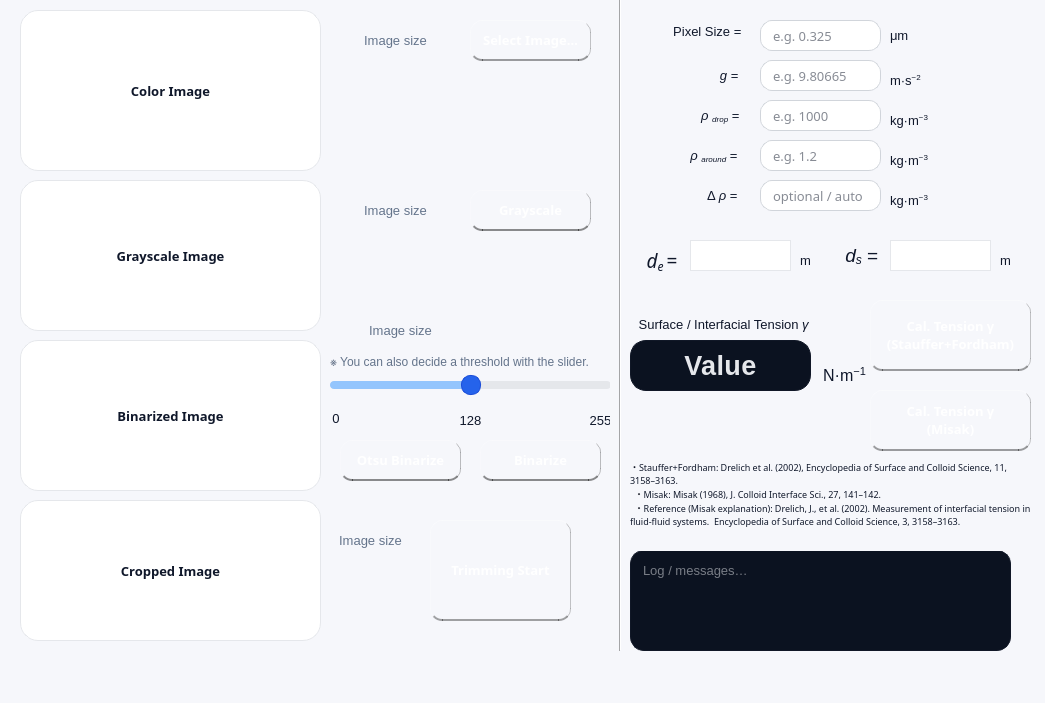
 <widget class="QMainWindow" name="MainWindow">
  <property name="geometry">
   <rect>
    <x>0</x>
    <y>0</y>
    <width>1045</width>
    <height>703</height>
   </rect>
  </property>
  <property name="font">
   <font>
    <family>Noto Sans JP</family>
    <pointsize>10</pointsize>
   </font>
  </property>
  <property name="windowTitle">
   <string>Interfacial Tension Analyzer</string>
  </property>
  <property name="styleSheet">
   <string notr="true">
/* ===== Base ===== */
QWidget{
  font-family: &quot;Noto Sans JP&quot;;
  font-size: 10pt;
  color: #0F172A;            /* slate-900 */
  background: #F6F7FB;       /* soft app background */
}

/* ===== Card-like labels (image previews, de/ds boxes) ===== */
QLabel#labelImage,
QLabel#labelGrayscaleImage,
QLabel#labelBinaryImage,
QLabel#labelCroppedImage,
QLabel#labelDe,
QLabel#labelDs{
  background: #FFFFFF;
  border: 1px solid #E5E7EB; /* gray-200 */
  border-radius: 16px;
  padding: 8px;
}

/* Make preview frames look premium */
QLabel#labelImage,
QLabel#labelGrayscaleImage,
QLabel#labelBinaryImage,
QLabel#labelCroppedImage{
  border-radius: 18px;
}

/* Helper labels */
QLabel#labelImageSize,
QLabel#labelGrayScaledImageSize,
QLabel#labelBinarizedImageSize,
QLabel#labelCroppedImageSize,
QLabel#label_6{
  color: #64748B;            /* slate-500 */
}

/* ===== Tension readout ===== */
QLabel#labelTensionValue{
  background: #0B1220;       /* deep navy */
  color: #E5E7EB;            /* gray-200 */
  border: 1px solid #111827;
  border-radius: 16px;
  padding: 8px 10px;
  font-size: 20pt;
  font-weight: 700;
  letter-spacing: 0.4px;
}

/* =======================================================================
   Buttons: depth + slight glass highlight (keep your color palette)
   - 立体感：上が少し明るい / 下が少し暗い（同系色の範囲）
   - 透明感：上面の薄いハイライト（border + gradient）
   - 押下：沈み込み（border/padding変化）
   ======================================================================= */

/* ----- Common button base (applies to all buttons) ----- */
QPushButton{
  color: #FFFFFF;
  font-weight: 700;
  border-radius: 12px;

  /* base size */
  padding: 9px 12px;

  /* Default (your original was #111827). Use a subtle gradient in same family. */
  background: qlineargradient(x1:0, y1:0, x2:0, y2:1,
                              stop:0 #1F2937, stop:0.45 #111827, stop:1 #0B1220);

  /* Glass highlight / bevel edges */
  border-top: 1px solid rgba(255,255,255,0.28);
  border-left: 1px solid rgba(255,255,255,0.18);
  border-right: 1px solid rgba(0,0,0,0.25);
  border-bottom: 2px solid rgba(0,0,0,0.45);
}

QPushButton:hover{
  /* slightly brighter top highlight */
  background: qlineargradient(x1:0, y1:0, x2:0, y2:1,
                              stop:0 #263449, stop:0.45 #111827, stop:1 #070C16);
  border-top: 1px solid rgba(255,255,255,0.34);
}

QPushButton:pressed{
  /* sunken look */
  background: qlineargradient(x1:0, y1:0, x2:0, y2:1,
                              stop:0 #0B1220, stop:0.55 #050814, stop:1 #000000);

  border-top: 2px solid rgba(0,0,0,0.55);
  border-left: 1px solid rgba(0,0,0,0.40);
  border-right: 1px solid rgba(0,0,0,0.40);
  border-bottom: 1px solid rgba(255,255,255,0.10);

  /* tiny press shift */
  padding-top: 10px;
  padding-bottom: 8px;
}

/* Focus ring (控えめ) */
QPushButton:focus{
  /* 既存の立体感を壊さず、うっすら輪郭だけ */
  border-top: 1px solid rgba(255,255,255,0.30);
  border-left: 1px solid rgba(255,255,255,0.20);
  border-right: 1px solid rgba(0,0,0,0.25);
  border-bottom: 2px solid rgba(0,0,0,0.45);
}

/* Disabled */
QPushButton:disabled{
  color: rgba(255,255,255,0.55);
  background: qlineargradient(x1:0, y1:0, x2:0, y2:1,
                              stop:0 #475569, stop:1 #334155);
  border-top: 1px solid rgba(255,255,255,0.18);
  border-left: 1px solid rgba(255,255,255,0.10);
  border-right: 1px solid rgba(0,0,0,0.18);
  border-bottom: 2px solid rgba(0,0,0,0.22);
}

/* ----- Primary action buttons (Blue-600 family 유지) ----- */
/* 元の指定色：background #2563EB / hover #1D4ED8 を “立体” にする */
QPushButton#pushButtonSelectImage,
QPushButton#pushButtonCalcTensionStaufferFordham,
QPushButton#pushButtonCalcTensionMisak{
  background: qlineargradient(x1:0, y1:0, x2:0, y2:1,
                              stop:0 #3B82F6, stop:0.45 #2563EB, stop:1 #1D4ED8);
  border-top: 1px solid rgba(255,255,255,0.35);
  border-left: 1px solid rgba(255,255,255,0.22);
  border-right: 1px solid rgba(0,0,0,0.22);
  border-bottom: 2px solid rgba(0,0,0,0.38);
}

QPushButton#pushButtonSelectImage:hover,
QPushButton#pushButtonCalcTensionStaufferFordham:hover,
QPushButton#pushButtonCalcTensionMisak:hover{
  background: qlineargradient(x1:0, y1:0, x2:0, y2:1,
                              stop:0 #4F8DF7, stop:0.45 #1D4ED8, stop:1 #1E40AF);
  border-top: 1px solid rgba(255,255,255,0.42);
}

QPushButton#pushButtonSelectImage:pressed,
QPushButton#pushButtonCalcTensionStaufferFordham:pressed,
QPushButton#pushButtonCalcTensionMisak:pressed{
  background: qlineargradient(x1:0, y1:0, x2:0, y2:1,
                              stop:0 #1D4ED8, stop:0.55 #1E40AF, stop:1 #1E3A8A);
}

/* ----- Accent: Trim (Emerald family 유지) ----- */
/* 元の指定色：background #10B981 / hover #059669 を “立体” にする */
QPushButton#pushButtonTrim{
  background: qlineargradient(x1:0, y1:0, x2:0, y2:1,
                              stop:0 #34D399, stop:0.45 #10B981, stop:1 #059669);
  border-top: 1px solid rgba(255,255,255,0.36);
  border-left: 1px solid rgba(255,255,255,0.22);
  border-right: 1px solid rgba(0,0,0,0.22);
  border-bottom: 2px solid rgba(0,0,0,0.36);
}
QPushButton#pushButtonTrim:hover{
  background: qlineargradient(x1:0, y1:0, x2:0, y2:1,
                              stop:0 #4AE0AE, stop:0.45 #059669, stop:1 #047857);
  border-top: 1px solid rgba(255,255,255,0.44);
}
QPushButton#pushButtonTrim:pressed{
  background: qlineargradient(x1:0, y1:0, x2:0, y2:1,
                              stop:0 #059669, stop:0.55 #047857, stop:1 #065F46);
}

/* ===== Line edits ===== */
QLineEdit{
  background:#FFFFFF;
  border:1px solid #D1D5DB;  /* gray-300 */
  border-radius:12px;
  padding:6px 10px;
  selection-background-color:#2563EB;
}
QLineEdit:focus{
  border:2px solid #2563EB;
  padding:5px 9px;           /* keep size stable */
}

/* ===== Slider ===== */
QSlider::groove:horizontal{
  height:8px;
  background:#E5E7EB;
  border-radius:4px;
}
QSlider::sub-page:horizontal{
  background:#93C5FD;        /* light blue */
  border-radius:4px;
}
QSlider::handle:horizontal{
  width:18px;
  margin:-6px 0;
  border-radius:9px;
  background:#2563EB;
  border:1px solid #1D4ED8;
}

/* ===== Log viewer ===== */
QPlainTextEdit{
  background:#0B1220;
  color:#E5E7EB;
  border:1px solid #111827;
  border-radius:14px;
  padding:8px;
  font-family:&quot;Noto Sans Mono&quot;;
  font-size:9.5pt;
}
   </string>
  </property>
  <widget class="QWidget" name="centralwidget">
   <widget class="QPushButton" name="pushButtonSelectImage">
    <property name="geometry">
     <rect>
      <x>470</x>
      <y>20</y>
      <width>121</width>
      <height>41</height>
     </rect>
    </property>
    <property name="font">
     <font>
      <family>Noto Sans JP</family>
      <pointsize>10</pointsize>
      <bold>true</bold>
     </font>
    </property>
    <property name="text">
     <string>Select Image…</string>
    </property>
   </widget>
   <widget class="QLabel" name="labelImage">
    <property name="geometry">
     <rect>
      <x>20</x>
      <y>10</y>
      <width>301</width>
      <height>161</height>
     </rect>
    </property>
    <property name="font">
     <font>
      <family>Noto Sans JP</family>
      <pointsize>10</pointsize>
      <bold>true</bold>
     </font>
    </property>
    <property name="frameShape">
     <enum>QFrame::Shape::Box</enum>
    </property>
    <property name="frameShadow">
     <enum>QFrame::Shadow::Raised</enum>
    </property>
    <property name="text">
     <string>Color Image</string>
    </property>
    <property name="alignment">
     <set>Qt::AlignmentFlag::AlignCenter</set>
    </property>
   </widget>
   <widget class="QLabel" name="labelImageSize">
    <property name="geometry">
     <rect>
      <x>350</x>
      <y>30</y>
      <width>91</width>
      <height>20</height>
     </rect>
    </property>
    <property name="text">
     <string>Image size</string>
    </property>
    <property name="alignment">
     <set>Qt::AlignmentFlag::AlignCenter</set>
    </property>
   </widget>
   <widget class="QPushButton" name="pushButtonGrayscale">
    <property name="geometry">
     <rect>
      <x>470</x>
      <y>190</y>
      <width>121</width>
      <height>41</height>
     </rect>
    </property>
    <property name="font">
     <font>
      <family>Noto Sans JP</family>
      <pointsize>10</pointsize>
      <bold>true</bold>
     </font>
    </property>
    <property name="text">
     <string>Grayscale</string>
    </property>
   </widget>
   <widget class="QLabel" name="labelGrayscaleImage">
    <property name="geometry">
     <rect>
      <x>20</x>
      <y>180</y>
      <width>301</width>
      <height>151</height>
     </rect>
    </property>
    <property name="font">
     <font>
      <family>Noto Sans JP</family>
      <pointsize>10</pointsize>
      <bold>true</bold>
     </font>
    </property>
    <property name="frameShape">
     <enum>QFrame::Shape::Box</enum>
    </property>
    <property name="frameShadow">
     <enum>QFrame::Shadow::Raised</enum>
    </property>
    <property name="text">
     <string>Grayscale Image</string>
    </property>
    <property name="alignment">
     <set>Qt::AlignmentFlag::AlignCenter</set>
    </property>
   </widget>
   <widget class="QLabel" name="labelGrayScaledImageSize">
    <property name="geometry">
     <rect>
      <x>350</x>
      <y>200</y>
      <width>91</width>
      <height>20</height>
     </rect>
    </property>
    <property name="text">
     <string>Image size</string>
    </property>
    <property name="alignment">
     <set>Qt::AlignmentFlag::AlignCenter</set>
    </property>
   </widget>
   <widget class="QLabel" name="labelBinaryImage">
    <property name="geometry">
     <rect>
      <x>20</x>
      <y>340</y>
      <width>301</width>
      <height>151</height>
     </rect>
    </property>
    <property name="font">
     <font>
      <family>Noto Sans JP</family>
      <pointsize>10</pointsize>
      <bold>true</bold>
     </font>
    </property>
    <property name="frameShape">
     <enum>QFrame::Shape::Box</enum>
    </property>
    <property name="frameShadow">
     <enum>QFrame::Shadow::Raised</enum>
    </property>
    <property name="text">
     <string>Binarized Image</string>
    </property>
    <property name="alignment">
     <set>Qt::AlignmentFlag::AlignCenter</set>
    </property>
   </widget>
   <widget class="QLabel" name="labelBinarizedImageSize">
    <property name="geometry">
     <rect>
      <x>360</x>
      <y>320</y>
      <width>81</width>
      <height>20</height>
     </rect>
    </property>
    <property name="text">
     <string>Image size</string>
    </property>
    <property name="alignment">
     <set>Qt::AlignmentFlag::AlignCenter</set>
    </property>
   </widget>
   <widget class="QLabel" name="label_6">
    <property name="geometry">
     <rect>
      <x>330</x>
      <y>350</y>
      <width>291</width>
      <height>21</height>
     </rect>
    </property>
    <property name="styleSheet">
     <string notr="true">font-size: 9pt;</string>
    </property>
    <property name="text">
     <string>※ You can also decide a threshold with the slider.</string>
    </property>
   </widget>
   <widget class="QSlider" name="sliderThreshold">
    <property name="geometry">
     <rect>
      <x>330</x>
      <y>370</y>
      <width>281</width>
      <height>31</height>
     </rect>
    </property>
    <property name="maximum">
     <number>255</number>
    </property>
    <property name="sliderPosition">
     <number>128</number>
    </property>
    <property name="orientation">
     <enum>Qt::Orientation::Horizontal</enum>
    </property>
    <property name="tickPosition">
     <enum>QSlider::TickPosition::TicksBothSides</enum>
    </property>
    <property name="tickInterval">
     <number>16</number>
    </property>
   </widget>
   <widget class="QLabel" name="label">
    <property name="geometry">
     <rect>
      <x>326</x>
      <y>410</y>
      <width>20</width>
      <height>16</height>
     </rect>
    </property>
    <property name="text">
     <string>0</string>
    </property>
    <property name="alignment">
     <set>Qt::AlignmentFlag::AlignCenter</set>
    </property>
   </widget>
   <widget class="QLabel" name="label_2">
    <property name="geometry">
     <rect>
      <x>450</x>
      <y>410</y>
      <width>41</width>
      <height>20</height>
     </rect>
    </property>
    <property name="text">
     <string>128</string>
    </property>
    <property name="alignment">
     <set>Qt::AlignmentFlag::AlignCenter</set>
    </property>
   </widget>
   <widget class="QLabel" name="label_3">
    <property name="geometry">
     <rect>
      <x>580</x>
      <y>410</y>
      <width>41</width>
      <height>20</height>
     </rect>
    </property>
    <property name="text">
     <string>255</string>
    </property>
    <property name="alignment">
     <set>Qt::AlignmentFlag::AlignCenter</set>
    </property>
   </widget>
   <widget class="QPushButton" name="pushButtonOtsuBinarize">
    <property name="geometry">
     <rect>
      <x>340</x>
      <y>440</y>
      <width>121</width>
      <height>41</height>
     </rect>
    </property>
    <property name="font">
     <font>
      <family>Noto Sans JP</family>
      <pointsize>10</pointsize>
      <bold>true</bold>
     </font>
    </property>
    <property name="text">
     <string>Otsu Binarize</string>
    </property>
   </widget>
   <widget class="QPushButton" name="pushButtonBinary">
    <property name="geometry">
     <rect>
      <x>480</x>
      <y>440</y>
      <width>121</width>
      <height>41</height>
     </rect>
    </property>
    <property name="font">
     <font>
      <family>Noto Sans JP</family>
      <pointsize>10</pointsize>
      <bold>true</bold>
     </font>
    </property>
    <property name="text">
     <string>Binarize</string>
    </property>
   </widget>
   <widget class="QLabel" name="labelCroppedImage">
    <property name="geometry">
     <rect>
      <x>20</x>
      <y>500</y>
      <width>301</width>
      <height>141</height>
     </rect>
    </property>
    <property name="font">
     <font>
      <family>Noto Sans JP</family>
      <pointsize>10</pointsize>
      <bold>true</bold>
     </font>
    </property>
    <property name="frameShape">
     <enum>QFrame::Shape::Box</enum>
    </property>
    <property name="frameShadow">
     <enum>QFrame::Shadow::Raised</enum>
    </property>
    <property name="text">
     <string>Cropped Image</string>
    </property>
    <property name="alignment">
     <set>Qt::AlignmentFlag::AlignCenter</set>
    </property>
   </widget>
   <widget class="QLabel" name="labelCroppedImageSize">
    <property name="geometry">
     <rect>
      <x>330</x>
      <y>530</y>
      <width>81</width>
      <height>20</height>
     </rect>
    </property>
    <property name="text">
     <string>Image size</string>
    </property>
    <property name="alignment">
     <set>Qt::AlignmentFlag::AlignCenter</set>
    </property>
   </widget>
   <widget class="QPushButton" name="pushButtonTrim">
    <property name="geometry">
     <rect>
      <x>430</x>
      <y>520</y>
      <width>141</width>
      <height>101</height>
     </rect>
    </property>
    <property name="font">
     <font>
      <family>Noto Sans JP</family>
      <pointsize>10</pointsize>
      <bold>true</bold>
     </font>
    </property>
    <property name="text">
     <string>Trimming Start</string>
    </property>
   </widget>
   <widget class="Line" name="line">
    <property name="geometry">
     <rect>
      <x>610</x>
      <y>-20</y>
      <width>20</width>
      <height>671</height>
     </rect>
    </property>
    <property name="orientation">
     <enum>Qt::Orientation::Vertical</enum>
    </property>
   </widget>
   <widget class="QLabel" name="labelPixelSize">
    <property name="geometry">
     <rect>
      <x>654</x>
      <y>21</y>
      <width>91</width>
      <height>21</height>
     </rect>
    </property>
    <property name="text">
     <string>Pixel Size = </string>
    </property>
    <property name="alignment">
     <set>Qt::AlignmentFlag::AlignRight|Qt::AlignmentFlag::AlignTrailing|Qt::AlignmentFlag::AlignVCenter</set>
    </property>
   </widget>
   <widget class="QLineEdit" name="lineEditPixelSize">
    <property name="geometry">
     <rect>
      <x>760</x>
      <y>20</y>
      <width>121</width>
      <height>31</height>
     </rect>
    </property>
    <property name="font">
     <font>
      <family>Noto Sans JP</family>
      <pointsize>10</pointsize>
     </font>
    </property>
    <property name="placeholderText">
     <string>e.g. 0.325</string>
    </property>
   </widget>
   <widget class="QLabel" name="labelPixelSizeUnit">
    <property name="geometry">
     <rect>
      <x>890</x>
      <y>20</y>
      <width>31</width>
      <height>31</height>
     </rect>
    </property>
    <property name="text">
     <string>μm</string>
    </property>
    <property name="alignment">
     <set>Qt::AlignmentFlag::AlignLeading|Qt::AlignmentFlag::AlignLeft|Qt::AlignmentFlag::AlignVCenter</set>
    </property>
   </widget>
   <widget class="QLabel" name="labelG">
    <property name="geometry">
     <rect>
      <x>701</x>
      <y>60</y>
      <width>41</width>
      <height>31</height>
     </rect>
    </property>
    <property name="text">
     <string>&lt;html&gt;&lt;head/&gt;&lt;body&gt;
&lt;p align=&quot;right&quot;&gt;
&lt;span style=&quot;font-family:'STIX Two Text','Cambria Math','Times New Roman'; font-style:italic;&quot;&gt;g&lt;/span&gt; =
&lt;/p&gt;
&lt;/body&gt;&lt;/html&gt;</string>
    </property>
    <property name="textFormat">
     <enum>Qt::TextFormat::RichText</enum>
    </property>
    <property name="alignment">
     <set>Qt::AlignmentFlag::AlignRight|Qt::AlignmentFlag::AlignTrailing|Qt::AlignmentFlag::AlignVCenter</set>
    </property>
   </widget>
   <widget class="QLineEdit" name="lineEditG">
    <property name="geometry">
     <rect>
      <x>760</x>
      <y>60</y>
      <width>121</width>
      <height>31</height>
     </rect>
    </property>
    <property name="font">
     <font>
      <family>Noto Sans JP</family>
      <pointsize>10</pointsize>
     </font>
    </property>
    <property name="placeholderText">
     <string>e.g. 9.80665</string>
    </property>
   </widget>
   <widget class="QLabel" name="labelGUnit">
    <property name="geometry">
     <rect>
      <x>890</x>
      <y>60</y>
      <width>61</width>
      <height>41</height>
     </rect>
    </property>
    <property name="text">
     <string>&lt;html&gt;&lt;head/&gt;&lt;body&gt;
&lt;p&gt;m·s&lt;sup&gt;&lt;span style=&quot;font-family:'STIX Two Text','Cambria Math','Times New Roman';&quot;&gt;−2&lt;/span&gt;&lt;/sup&gt;&lt;/p&gt;
&lt;/body&gt;&lt;/html&gt;</string>
    </property>
    <property name="textFormat">
     <enum>Qt::TextFormat::RichText</enum>
    </property>
    <property name="alignment">
     <set>Qt::AlignmentFlag::AlignLeading|Qt::AlignmentFlag::AlignLeft|Qt::AlignmentFlag::AlignVCenter</set>
    </property>
   </widget>
   <widget class="QLabel" name="labelDDrop">
    <property name="geometry">
     <rect>
      <x>690</x>
      <y>100</y>
      <width>53</width>
      <height>31</height>
     </rect>
    </property>
    <property name="text">
     <string>&lt;html&gt;&lt;head/&gt;&lt;body&gt;
&lt;p align=&quot;right&quot;&gt;
&lt;span style=&quot;font-family:'STIX Two Text','Cambria Math','Times New Roman'; font-style:italic;&quot;&gt;ρ&lt;/span&gt;
&lt;sub&gt;&lt;span style=&quot;font-family:'STIX Two Text','Cambria Math','Times New Roman'; font-style:italic;&quot;&gt;drop&lt;/span&gt;&lt;/sub&gt; =
&lt;/p&gt;
&lt;/body&gt;&lt;/html&gt;</string>
    </property>
    <property name="textFormat">
     <enum>Qt::TextFormat::RichText</enum>
    </property>
    <property name="alignment">
     <set>Qt::AlignmentFlag::AlignRight|Qt::AlignmentFlag::AlignTrailing|Qt::AlignmentFlag::AlignVCenter</set>
    </property>
   </widget>
   <widget class="QLineEdit" name="lineEditRhoDrop">
    <property name="geometry">
     <rect>
      <x>760</x>
      <y>100</y>
      <width>121</width>
      <height>31</height>
     </rect>
    </property>
    <property name="font">
     <font>
      <family>Noto Sans JP</family>
      <pointsize>10</pointsize>
     </font>
    </property>
    <property name="placeholderText">
     <string>e.g. 1000</string>
    </property>
   </widget>
   <widget class="QLabel" name="labelDDropUnit">
    <property name="geometry">
     <rect>
      <x>890</x>
      <y>100</y>
      <width>61</width>
      <height>41</height>
     </rect>
    </property>
    <property name="text">
     <string>&lt;html&gt;&lt;head/&gt;&lt;body&gt;
&lt;p&gt;kg·m&lt;sup&gt;&lt;span style=&quot;font-family:'STIX Two Text','Cambria Math','Times New Roman';&quot;&gt;−3&lt;/span&gt;&lt;/sup&gt;&lt;/p&gt;
&lt;/body&gt;&lt;/html&gt;</string>
    </property>
    <property name="textFormat">
     <enum>Qt::TextFormat::RichText</enum>
    </property>
   </widget>
   <widget class="QLabel" name="labelDAround">
    <property name="geometry">
     <rect>
      <x>650</x>
      <y>140</y>
      <width>91</width>
      <height>31</height>
     </rect>
    </property>
    <property name="text">
     <string>&lt;html&gt;&lt;head/&gt;&lt;body&gt;
&lt;p align=&quot;right&quot;&gt;
&lt;span style=&quot;font-family:'STIX Two Text','Cambria Math','Times New Roman'; font-style:italic;&quot;&gt;ρ&lt;/span&gt;
&lt;sub&gt;&lt;span style=&quot;font-family:'STIX Two Text','Cambria Math','Times New Roman'; font-style:italic;&quot;&gt;around&lt;/span&gt;&lt;/sub&gt; =
&lt;/p&gt;
&lt;/body&gt;&lt;/html&gt;</string>
    </property>
    <property name="textFormat">
     <enum>Qt::TextFormat::RichText</enum>
    </property>
    <property name="alignment">
     <set>Qt::AlignmentFlag::AlignRight|Qt::AlignmentFlag::AlignTrailing|Qt::AlignmentFlag::AlignVCenter</set>
    </property>
   </widget>
   <widget class="QLineEdit" name="lineEditRhoAround">
    <property name="geometry">
     <rect>
      <x>760</x>
      <y>140</y>
      <width>121</width>
      <height>31</height>
     </rect>
    </property>
    <property name="font">
     <font>
      <family>Noto Sans JP</family>
      <pointsize>10</pointsize>
     </font>
    </property>
    <property name="placeholderText">
     <string>e.g. 1.2</string>
    </property>
   </widget>
   <widget class="QLabel" name="labelDAroundUnit">
    <property name="geometry">
     <rect>
      <x>890</x>
      <y>140</y>
      <width>61</width>
      <height>41</height>
     </rect>
    </property>
    <property name="text">
     <string>&lt;html&gt;&lt;head/&gt;&lt;body&gt;
&lt;p&gt;kg·m&lt;sup&gt;&lt;span style=&quot;font-family:'STIX Two Text','Cambria Math','Times New Roman';&quot;&gt;−3&lt;/span&gt;&lt;/sup&gt;&lt;/p&gt;
&lt;/body&gt;&lt;/html&gt;</string>
    </property>
    <property name="textFormat">
     <enum>Qt::TextFormat::RichText</enum>
    </property>
   </widget>
   <widget class="QLabel" name="labelDRho">
    <property name="geometry">
     <rect>
      <x>690</x>
      <y>180</y>
      <width>51</width>
      <height>31</height>
     </rect>
    </property>
    <property name="text">
     <string>&lt;html&gt;&lt;head/&gt;&lt;body&gt;
&lt;p align=&quot;right&quot;&gt;
&lt;span style=&quot;font-family:'STIX Two Text','Cambria Math','Times New Roman';&quot;&gt;Δ&lt;/span&gt;
&lt;span style=&quot;font-family:'STIX Two Text','Cambria Math','Times New Roman'; font-style:italic;&quot;&gt;ρ&lt;/span&gt; =
&lt;/p&gt;
&lt;/body&gt;&lt;/html&gt;</string>
    </property>
    <property name="textFormat">
     <enum>Qt::TextFormat::RichText</enum>
    </property>
    <property name="alignment">
     <set>Qt::AlignmentFlag::AlignRight|Qt::AlignmentFlag::AlignTrailing|Qt::AlignmentFlag::AlignVCenter</set>
    </property>
   </widget>
   <widget class="QLineEdit" name="lineEditDRho">
    <property name="geometry">
     <rect>
      <x>760</x>
      <y>180</y>
      <width>121</width>
      <height>31</height>
     </rect>
    </property>
    <property name="font">
     <font>
      <family>Noto Sans JP</family>
      <pointsize>10</pointsize>
     </font>
    </property>
    <property name="placeholderText">
     <string>optional / auto</string>
    </property>
   </widget>
   <widget class="QLabel" name="labelDRhoUnit">
    <property name="geometry">
     <rect>
      <x>890</x>
      <y>180</y>
      <width>61</width>
      <height>41</height>
     </rect>
    </property>
    <property name="text">
     <string>&lt;html&gt;&lt;head/&gt;&lt;body&gt;
&lt;p&gt;kg·m&lt;sup&gt;&lt;span style=&quot;font-family:'STIX Two Text','Cambria Math','Times New Roman';&quot;&gt;−3&lt;/span&gt;&lt;/sup&gt;&lt;/p&gt;
&lt;/body&gt;&lt;/html&gt;</string>
    </property>
    <property name="textFormat">
     <enum>Qt::TextFormat::RichText</enum>
    </property>
    <property name="alignment">
     <set>Qt::AlignmentFlag::AlignLeading|Qt::AlignmentFlag::AlignLeft|Qt::AlignmentFlag::AlignVCenter</set>
    </property>
   </widget>
   <widget class="QLabel" name="label_4">
    <property name="geometry">
     <rect>
      <x>640</x>
      <y>240</y>
      <width>49</width>
      <height>41</height>
     </rect>
    </property>
    <property name="font">
     <font>
      <family>Noto Sans JP</family>
      <pointsize>10</pointsize>
     </font>
    </property>
    <property name="text">
     <string>&lt;html&gt;&lt;head/&gt;&lt;body&gt;&lt;p align=&quot;center&quot;&gt;&lt;span style=&quot; font-family:'STIX Two Text','Cambria Math','Times New Roman'; font-size:14pt; font-style:italic;&quot;&gt;d&lt;/span&gt;&lt;span style=&quot; font-family:'STIX Two Text','Cambria Math','Times New Roman'; font-size:14pt; font-style:italic; vertical-align:sub;&quot;&gt;e &lt;/span&gt;&lt;span style=&quot; font-family:'STIX Two Text','Cambria Math','Times New Roman'; font-size:14pt;&quot;&gt;= &lt;/span&gt;&lt;/p&gt;&lt;/body&gt;&lt;/html&gt;</string>
    </property>
    <property name="textFormat">
     <enum>Qt::TextFormat::RichText</enum>
    </property>
    <property name="alignment">
     <set>Qt::AlignmentFlag::AlignCenter</set>
    </property>
   </widget>
   <widget class="QLabel" name="label_5">
    <property name="geometry">
     <rect>
      <x>840</x>
      <y>230</y>
      <width>49</width>
      <height>51</height>
     </rect>
    </property>
    <property name="text">
     <string>&lt;html&gt;&lt;head/&gt;&lt;body&gt;&lt;p align=&quot;center&quot;&gt;&lt;span style=&quot; font-family:'STIX Two Text','Cambria Math','Times New Roman'; font-size:14pt; font-style:italic;&quot;&gt;d&lt;/span&gt;&lt;span style=&quot; font-family:'STIX Two Text','Cambria Math','Times New Roman'; font-size:14pt; font-style:italic; vertical-align:sub;&quot;&gt;s&lt;/span&gt;&lt;span style=&quot; font-size:14pt;&quot;&gt;  = &lt;/span&gt;&lt;/p&gt;&lt;/body&gt;&lt;/html&gt;</string>
    </property>
    <property name="textFormat">
     <enum>Qt::TextFormat::RichText</enum>
    </property>
    <property name="alignment">
     <set>Qt::AlignmentFlag::AlignCenter</set>
    </property>
   </widget>
   <widget class="QLabel" name="labelDe">
    <property name="geometry">
     <rect>
      <x>690</x>
      <y>240</y>
      <width>101</width>
      <height>31</height>
     </rect>
    </property>
    <property name="frameShape">
     <enum>QFrame::Shape::Box</enum>
    </property>
    <property name="frameShadow">
     <enum>QFrame::Shadow::Raised</enum>
    </property>
    <property name="lineWidth">
     <number>2</number>
    </property>
    <property name="text">
     <string/>
    </property>
    <property name="alignment">
     <set>Qt::AlignmentFlag::AlignCenter</set>
    </property>
   </widget>
   <widget class="QLabel" name="labelDs">
    <property name="geometry">
     <rect>
      <x>890</x>
      <y>240</y>
      <width>101</width>
      <height>31</height>
     </rect>
    </property>
    <property name="frameShape">
     <enum>QFrame::Shape::Box</enum>
    </property>
    <property name="frameShadow">
     <enum>QFrame::Shadow::Raised</enum>
    </property>
    <property name="lineWidth">
     <number>2</number>
    </property>
    <property name="text">
     <string/>
    </property>
    <property name="alignment">
     <set>Qt::AlignmentFlag::AlignCenter</set>
    </property>
   </widget>
   <widget class="QLabel" name="labelDeUnit">
    <property name="geometry">
     <rect>
      <x>800</x>
      <y>245</y>
      <width>21</width>
      <height>31</height>
     </rect>
    </property>
    <property name="text">
     <string>m</string>
    </property>
    <property name="alignment">
     <set>Qt::AlignmentFlag::AlignLeading|Qt::AlignmentFlag::AlignLeft|Qt::AlignmentFlag::AlignVCenter</set>
    </property>
   </widget>
   <widget class="QLabel" name="labelDsUnit">
    <property name="geometry">
     <rect>
      <x>1000</x>
      <y>245</y>
      <width>21</width>
      <height>31</height>
     </rect>
    </property>
    <property name="text">
     <string>m</string>
    </property>
   </widget>
   <widget class="QLabel" name="label_7">
    <property name="geometry">
     <rect>
      <x>630</x>
      <y>309</y>
      <width>191</width>
      <height>31</height>
     </rect>
    </property>
    <property name="text">
     <string>&lt;html&gt;&lt;head/&gt;&lt;body&gt;
&lt;p align=&quot;center&quot;&gt;Surface / Interfacial Tension
&lt;span style=&quot;font-family:'STIX Two Text','Cambria Math','Times New Roman'; font-style:italic;&quot;&gt; γ&lt;/span&gt;
&lt;/p&gt;
&lt;/body&gt;&lt;/html&gt;</string>
    </property>
    <property name="textFormat">
     <enum>Qt::TextFormat::RichText</enum>
    </property>
    <property name="alignment">
     <set>Qt::AlignmentFlag::AlignCenter</set>
    </property>
   </widget>
   <widget class="QLabel" name="labelTensionValue">
    <property name="geometry">
     <rect>
      <x>630</x>
      <y>340</y>
      <width>181</width>
      <height>51</height>
     </rect>
    </property>
    <property name="frameShape">
     <enum>QFrame::Shape::Box</enum>
    </property>
    <property name="frameShadow">
     <enum>QFrame::Shadow::Raised</enum>
    </property>
    <property name="lineWidth">
     <number>3</number>
    </property>
    <property name="text">
     <string>Value</string>
    </property>
    <property name="alignment">
     <set>Qt::AlignmentFlag::AlignCenter</set>
    </property>
   </widget>
   <widget class="QLabel" name="labelTensionUnit">
    <property name="geometry">
     <rect>
      <x>820</x>
      <y>360</y>
      <width>49</width>
      <height>31</height>
     </rect>
    </property>
    <property name="text">
     <string>&lt;html&gt;&lt;head/&gt;&lt;body&gt;&lt;p align=&quot;center&quot;&gt;&lt;span style=&quot; font-size:12pt;&quot;&gt;N·m&lt;/span&gt;&lt;span style=&quot; font-family:'STIX Two Text','Cambria Math','Times New Roman'; font-size:12pt; vertical-align:super;&quot;&gt;−1&lt;/span&gt;&lt;/p&gt;&lt;/body&gt;&lt;/html&gt;</string>
    </property>
    <property name="textFormat">
     <enum>Qt::TextFormat::RichText</enum>
    </property>
    <property name="alignment">
     <set>Qt::AlignmentFlag::AlignCenter</set>
    </property>
   </widget>
   <widget class="QPushButton" name="pushButtonCalcTensionStaufferFordham">
    <property name="geometry">
     <rect>
      <x>870</x>
      <y>300</y>
      <width>161</width>
      <height>71</height>
     </rect>
    </property>
    <property name="font">
     <font>
      <family>Noto Sans JP</family>
      <pointsize>10</pointsize>
      <bold>true</bold>
     </font>
    </property>
    <property name="text">
     <string>Cal. Tension γ
(Stauffer+Fordham)</string>
    </property>
   </widget>
   <widget class="QPushButton" name="pushButtonCalcTensionMisak">
    <property name="geometry">
     <rect>
      <x>870</x>
      <y>390</y>
      <width>161</width>
      <height>61</height>
     </rect>
    </property>
    <property name="font">
     <font>
      <family>Noto Sans JP</family>
      <pointsize>10</pointsize>
      <bold>true</bold>
     </font>
    </property>
    <property name="text">
     <string>Cal. Tension γ
(Misak)</string>
    </property>
   </widget>
   <widget class="QPlainTextEdit" name="plainTextEditLogViewer">
    <property name="geometry">
     <rect>
      <x>630</x>
      <y>550</y>
      <width>381</width>
      <height>101</height>
     </rect>
    </property>
    <property name="placeholderText">
     <string>Log / messages…</string>
    </property>
   </widget>
   <widget class="QLabel" name="label_8">
    <property name="geometry">
     <rect>
      <x>630</x>
      <y>460</y>
      <width>401</width>
      <height>91</height>
     </rect>
    </property>
    <property name="font">
     <font>
      <family>Noto Sans JP</family>
      <pointsize>7</pointsize>
     </font>
    </property>
    <property name="styleSheet">
     <string notr="true">font-size: 7pt;</string>
    </property>
    <property name="text">
     <string>・Stauffer+Fordham: Drelich et al. (2002), Encyclopedia of Surface and Colloid Science, 11, 3158–3163.
  ・Misak: Misak (1968), J. Colloid Interface Sci., 27, 141–142.
  ・Reference (Misak explanation): Drelich, J., et al. (2002). Measurement of interfacial tension in fluid-fluid systems.  Encyclopedia of Surface and Colloid Science, 3, 3158–3163.</string>
    </property>
    <property name="alignment">
     <set>Qt::AlignmentFlag::AlignLeading|Qt::AlignmentFlag::AlignLeft|Qt::AlignmentFlag::AlignTop</set>
    </property>
    <property name="wordWrap">
     <bool>true</bool>
    </property>
    <property name="textInteractionFlags">
     <set>Qt::TextInteractionFlag::TextSelectableByKeyboard|Qt::TextInteractionFlag::TextSelectableByMouse</set>
    </property>
   </widget>
  </widget>
  <widget class="QMenuBar" name="menubar">
   <property name="geometry">
    <rect>
     <x>0</x>
     <y>0</y>
     <width>1045</width>
     <height>25</height>
    </rect>
   </property>
  </widget>
  <widget class="QStatusBar" name="statusbar"/>
 </widget>
